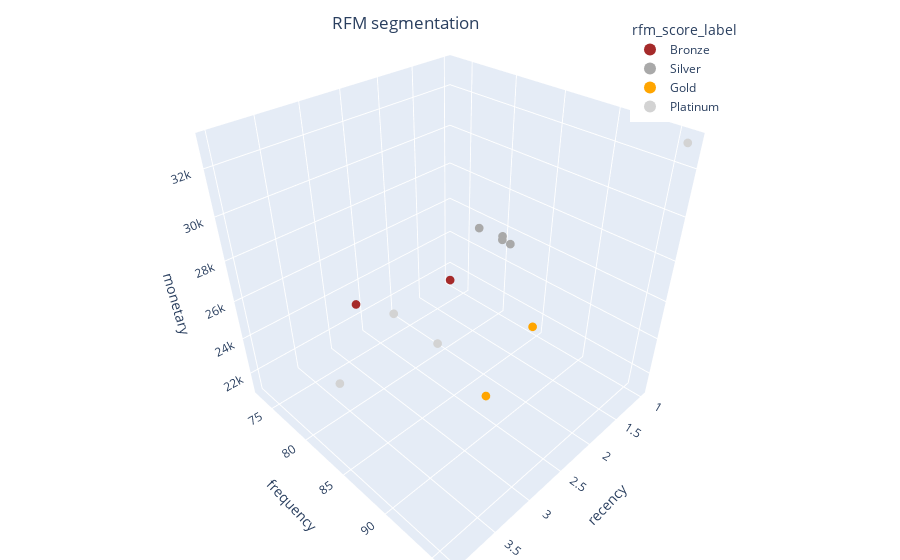

The code cell stored with this chart in its notebook:
### Code cell
import plotly.express as px

color_map = {'Bronze': 'brown', 'Silver': 'darkgrey', 'Gold': 'orange', 'Platinum':'lightgrey'}

fig = px.scatter_3d(
    df_customer,
    x='recency',
    y='frequency',
    z='monetary',
    color='rfm_score_label',
    color_discrete_map=color_map,
    category_orders={'rfm_score_label': ['Bronze', 'Silver', 'Gold', 'Platinum']}  # Set order here
)

fig.update_traces(marker_size=3)

# tight layout
fig.update_layout(
    margin=dict(l=0, r=0, b=0, t=0),
    title={
        'text': 'RFM segmentation',
        'y': 0.97,
        'x': 0.45,
        'xanchor': 'center',
        'yanchor': 'top'
    },
    legend=dict(
        yanchor='top',
        y=0.97,
        xanchor='left',
        x=0.70,
        itemsizing='constant',
        itemwidth=30
    )
)

fig.update_xaxes(tickformat='.0f')

fig.show()

### Figure 1 — Plotly figure (JSON) as saved in the notebook; plotly's stock layout.template omitted (floating-point values rounded to 4 significant figures)
{"data": [{"hovertemplate": "rfm_score_label=Bronze<br>recency=%{x}<br>frequency=%{y}<br>monetary=%{z}<extra></extra>", "legendgroup": "Bronze", "marker": {"color": "brown", "size": 3, "symbol": "circle"}, "mode": "markers", "name": "Bronze", "scene": "scene", "showlegend": true, "type": "scatter3d", "x": [3, 1], "y": [77, 73], "z": [24840.0, 21170.0]}, {"hovertemplate": "rfm_score_label=Silver<br>recency=%{x}<br>frequency=%{y}<br>monetary=%{z}<extra></extra>", "legendgroup": "Silver", "marker": {"color": "darkgrey", "size": 3, "symbol": "circle"}, "mode": "markers", "name": "Silver", "scene": "scene", "showlegend": true, "type": "scatter3d", "x": [1, 1, 1, 1], "y": [80, 77, 80, 81], "z": [25370.0, 25390.0, 25580.0, 25360.0]}, {"hovertemplate": "rfm_score_label=Gold<br>recency=%{x}<br>frequency=%{y}<br>monetary=%{z}<extra></extra>", "legendgroup": "Gold", "marker": {"color": "orange", "size": 3, "symbol": "circle"}, "mode": "markers", "name": "Gold", "scene": "scene", "showlegend": true, "type": "scatter3d", "x": [3, 2], "y": [92, 90], "z": [24700.0, 25160.0]}, {"hovertemplate": "rfm_score_label=Platinum<br>recency=%{x}<br>frequency=%{y}<br>monetary=%{z}<extra></extra>", "legendgroup": "Platinum", "marker": {"color": "lightgrey", "size": 3, "symbol": "circle"}, "mode": "markers", "name": "Platinum", "scene": "scene", "showlegend": true, "type": "scatter3d", "x": [3, 3, 4, 1], "y": [82, 87, 85, 96], "z": [25740.0, 25710.0, 25570.0, 33000.0]}], "layout": {"legend": {"itemsizing": "constant", "itemwidth": 30, "title": {"text": "rfm_score_label"}, "tracegroupgap": 0, "x": 0.7, "xanchor": "left", "y": 0.97, "yanchor": "top"}, "margin": {"b": 0, "l": 0, "r": 0, "t": 0}, "scene": {"domain": {"x": [0, 1], "y": [0, 1]}, "xaxis": {"title": {"text": "recency"}}, "yaxis": {"title": {"text": "frequency"}}, "zaxis": {"title": {"text": "monetary"}}}, "title": {"text": "RFM segmentation", "x": 0.45, "xanchor": "center", "y": 0.97, "yanchor": "top"}, "xaxis": {"tickformat": ".0f"}}}
